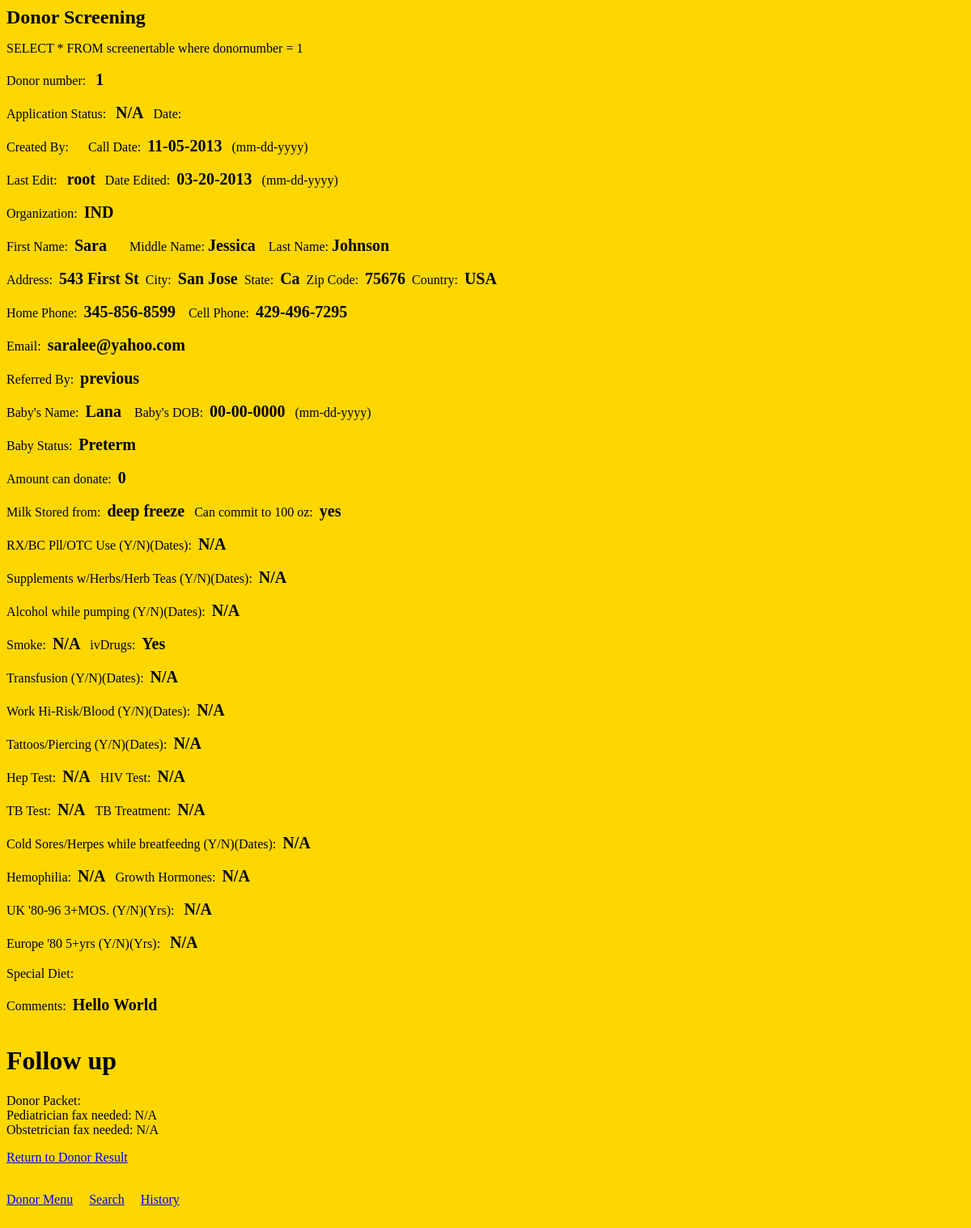
The page /mothersmilk/donor/donordsply.php?dnum=1 on the database as committed earlier.
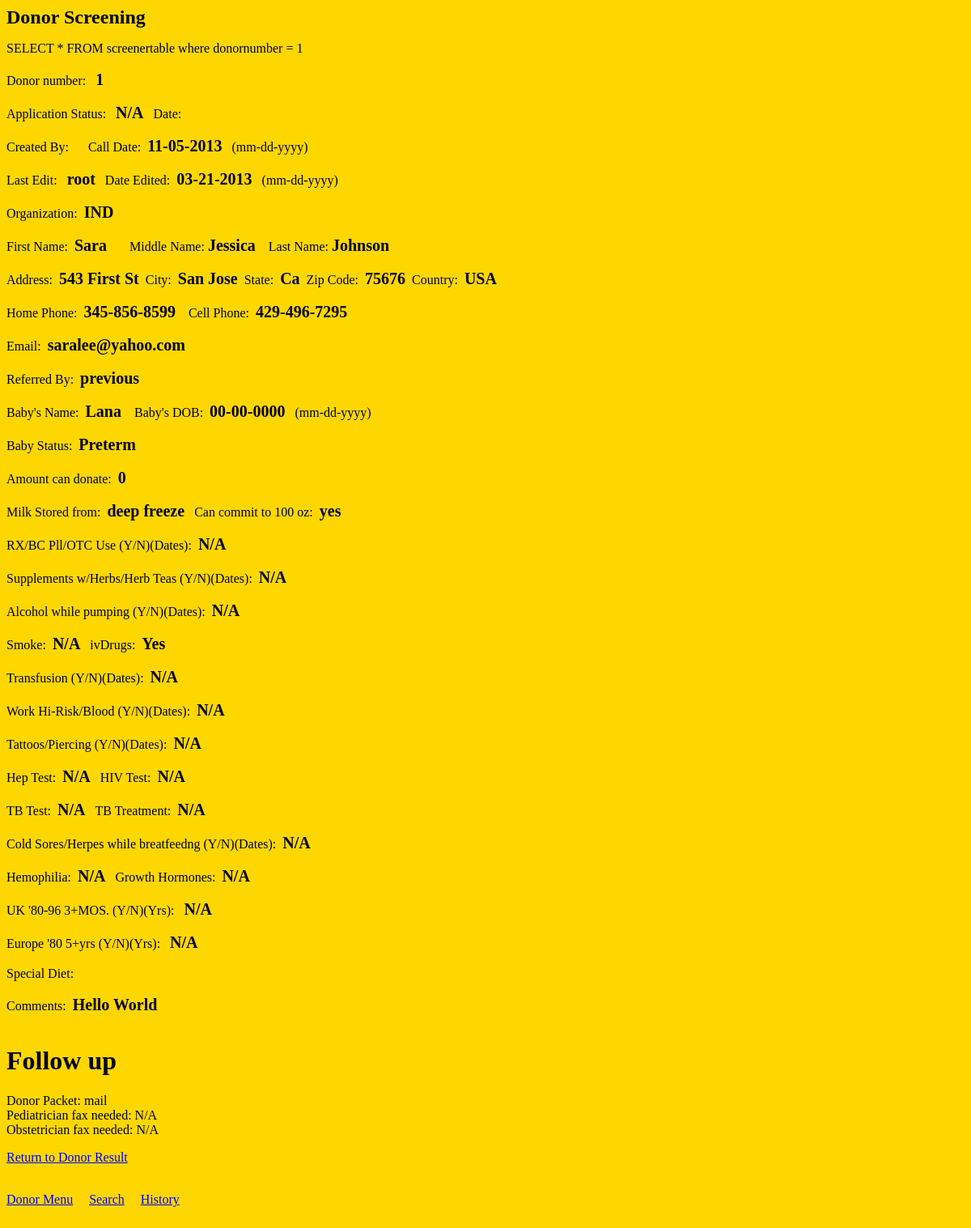
The same page on the database as committed later.
### tables this page shows
CREATE TABLE IF NOT EXISTS `screenertable` (
  `lastname` varchar(20) NOT NULL,
  `dairyfree` varchar(15) NOT NULL,
  `apstatus` varchar(15) DEFAULT NULL COMMENT 'application status',
  `dnrapdate` date NOT NULL COMMENT 'Donor  Application  Date (Call Date)',
  `donornumber` int(10) unsigned NOT NULL COMMENT 'donor number',
  `address` varchar(20) NOT NULL,
  `city` varchar(20) NOT NULL,
  `state` varchar(20) DEFAULT NULL,
  `zip` int(10) unsigned NOT NULL,
  `country` varchar(15) NOT NULL,
  `homephone` int(10) unsigned NOT NULL,
  `cellphone` int(10) unsigned NOT NULL,
  `babysname` varchar(20) NOT NULL COMMENT 'Baby''s Name',
  `email` varchar(30) NOT NULL COMMENT 'email address',
  `firstname` varchar(20) NOT NULL,
  `middlename` varchar(20) NOT NULL,
  `babysdob` date NOT NULL COMMENT 'Baby''s date of birth',
  `babystatus` varchar(15) NOT NULL,
  `referral` varchar(20) NOT NULL COMMENT 'How donor was referred',
  `donateamount` int(11) NOT NULL,
  `donatecommit` varchar(3) NOT NULL,
  `storefrom` varchar(15) NOT NULL,
  `milkcommit` varchar(4) NOT NULL,
  `herbs` varchar(25) NOT NULL,
  `alcohol` varchar(15) NOT NULL,
  `transfusion` varchar(15) NOT NULL,
  `createdby` varchar(20) NOT NULL,
  `lastedit` varchar(20) NOT NULL,
  `lasteditdate` date NOT NULL,
  `donorpacket` varchar(10) NOT NULL,
  `donorcomment` varchar(128) NOT NULL COMMENT 'Comments',
  `organization` varchar(5) NOT NULL,
  `rxbcdate` varchar(45) NOT NULL,
  `smoke` varchar(4) NOT NULL,
  `organizationother` varchar(45) NOT NULL,
  `rxbcchoose` varchar(5) NOT NULL,
  `herbschoose` varchar(5) NOT NULL,
  `alcoholchoose` varchar(5) NOT NULL,
  `ivDrug` varchar(5) NOT NULL,
  `transfusionchoose` varchar(5) NOT NULL,
  `workchoose` varchar(5) NOT NULL,
  `work` varchar(15) NOT NULL,
  `determinechoose` varchar(25) NOT NULL,
  `determine` varchar(15) NOT NULL,
  `heptest` varchar(5) NOT NULL,
  `tattooschoose` varchar(5) NOT NULL,
  `tattoos` varchar(15) NOT NULL,
  `hivtest` varchar(5) NOT NULL,
  `tbtest` varchar(5) NOT NULL,
  `tbtreat` varchar(5) NOT NULL,
  `herpeschoose` varchar(5) NOT NULL,
  `herpes` varchar(15) NOT NULL,
  `hemophilia` varchar(5) NOT NULL,
  `hormones` varchar(5) NOT NULL,
  `ukmoschoose` varchar(5) NOT NULL,
  `ukmos` varchar(15) NOT NULL,
  `eurochoose` varchar(5) NOT NULL,
  `euro` varchar(15) NOT NULL,
  `diet` varchar(10) NOT NULL,
  `process` varchar(5) NOT NULL,
  `donorpacketbymail` varchar(3) NOT NULL,
  `donorpacketbyemail` varchar(3) NOT NULL,
  `donorpacketbyfax` varchar(3) NOT NULL,
  `datesentpacket` varchar(10) NOT NULL,
  `staffinitdatesentpacket` varchar(5) NOT NULL,
  `datereceivedpacket` varchar(10) NOT NULL,
  `staffinitdatereceivedpacket` varchar(5) NOT NULL,
  `pedifaxneeded` varchar(3) NOT NULL,
  `datesentpedi` varchar(10) NOT NULL,
  `staffinitdatesentpedi` varchar(5) NOT NULL,
  `datereceivedpedi` varchar(10) NOT NULL,
  `staffinitdatereceivedpedi` varchar(5) NOT NULL,
  `obfaxneeded` varchar(3) NOT NULL,
  `datesentob` varchar(10) NOT NULL,
  `staffinitdatesentob` varchar(5) NOT NULL,
  `datereceivedob` varchar(10) NOT NULL,
  `staffinitdatereceivedob` varchar(5) NOT NULL,
  `other` text NOT NULL,
  `datesentother` varchar(10) NOT NULL,
  `staffinitdatesentother` varchar(5) NOT NULL,
  `datereceivedother` varchar(10) NOT NULL,
  `staffinitdatereceivedother` varchar(5) NOT NULL,
  `datepacketreview` varchar(10) NOT NULL,
  `packetreviewstatus` varchar(6) NOT NULL,
  `staffinitpacketreview` varchar(6) NOT NULL
);

### mothersmilk/donor/donordsply.php (the view, shortened to what this page needs)
<!DOCTYPE HTML PUBLIC "-//W3C//DTD HTML 4.0 Transitional//EN">
<HTML>
<HEAD>
<link type="text/css" rel="stylesheet" href="mystyle.css">
</HEAD>
<BODY LANG="en-US" DIR="LTR">
<P>
<?php
echo "<p><label class='boldtext'><font size=5>Donor Screening</font></label></p>\n";
$dnum = $_GET["dnum"];
$logtable = $_GET["logtable"];
$con = mysql_connect("localhost",$_SESSION["uname"],$_SESSION["pwd"]);
if (!$logtable)
   {
      $sql   = "SELECT * FROM screenertable where donornumber =  $dnum";
   }
else
   {
      $transactionnumber = $_GET["transactionnumber"];
      $sql   = "SELECT * FROM screenertablelog where donornumber =  $dnum and transactionnumber = $transactionnumber";
   }
echo $sql;
$result = mysql_query($sql, $con);
   $row = mysql_fetch_assoc($result);
$hphone = $row['homephone'];
$cphone = $row['cellphone'];
$hphoneac = substr($hphone,0,3);
$hphonepr = substr($hphone,3,3);
$hphonesu = substr($hphone,6,4);
$cphoneac = substr($cphone,0,3);
$cphonepr = substr($cphone,3,3);
$cphonesu = substr($cphone,6,4);
echo "Donor number:" . "&nbsp;&nbsp;&nbsp;" . "<label class='boldtext'>" . $dnum . "</label>";
echo "Application Status:" . "&nbsp;&nbsp;&nbsp;" . "<label class='boldtext'>" . $row['determinechoose'] . "</label>";
if ($row['determinechoose'] == "A"||"P"||"NP"||"F")
        {
            echo "&nbsp;&nbsp;&nbsp;Date:&nbsp;&nbsp;" . "<label class='boldtext'>" . $row['determine'] . "</label>";
        }
echo "Created By:" . "&nbsp;&nbsp;&nbsp;" . "<label class='boldtext'>" . $row['createdby'] . "</label>";
$tstdate = $row['dnrapdate'];
echo "&nbsp;&nbsp;&nbsp;Call Date:&nbsp;&nbsp;" . "<label class='boldtext'>" . substr($tstdate,5,2) . "-" .  substr($tstdate,8,2) . "-" . substr($tstdate,0,4) . "</label>" . "&nbsp;&nbsp;&nbsp;(mm-dd-yyyy)";
echo "Last Edit:" . "&nbsp;&nbsp;&nbsp;" . "<label class='boldtext'>" . $row['lastedit'] . "</label>";
$tstdate = $row['lasteditdate'];
echo "&nbsp;&nbsp;&nbsp;Date Edited:&nbsp;&nbsp;" . "<label class='boldtext'>" . substr($tstdate,5,2) . "-" .  substr($tstdate,8,2) . "-" . substr($tstdate,0,4) . "</label>" . "&nbsp;&nbsp;&nbsp;(mm-dd-yyyy)";
echo "Organization:&nbsp;&nbsp;". "<label class='boldtext'>".$row['organization']."</label>";
echo "First Name:&nbsp;&nbsp;" . "<label class='boldtext'>" . $row['firstname'] . "</label>";
echo "&nbsp;&nbsp;&nbsp;&nbsp;&nbsp;&nbsp;&nbsp;Middle Name:  " . "<label class='boldtext'>" . $row['middlename'] . "</label>";
echo "&nbsp;&nbsp;&nbsp;&nbsp;Last Name:  " . "<label class='boldtext'>" . $row['lastname'] . "</label>";
echo "Address:&nbsp;&nbsp;" . "<label class='boldtext'>" . $row['address'] . "</label>";
echo "&nbsp;&nbsp;City:&nbsp;&nbsp;" . "<label class='boldtext'>" . $row['city'] . "</label>";
echo "&nbsp;&nbsp;State:&nbsp;&nbsp;"  . "<label class='boldtext'>" . $row['state'] . "</label>";
echo "&nbsp;&nbsp;Zip Code:&nbsp;&nbsp;"  . "<label class='boldtext'>" . $row['zip'] . "</label>";
echo "&nbsp;&nbsp;Country:&nbsp;&nbsp;"  . "<label class='boldtext'>" . $row['country'] . "</label>";
echo "Home Phone:&nbsp;&nbsp;"  . "<label class='boldtext'>" . $hphoneac . "-" . $hphonepr . "-" . $hphonesu . "</label>";
echo "&nbsp;&nbsp;&nbsp;&nbsp;Cell Phone:&nbsp;&nbsp;"  . "<label class='boldtext'>" . $cphoneac . "-" . $cphonepr . "-" . $cphonesu . "</label>";
echo "Email:&nbsp;&nbsp;" . "<label class='boldtext'>" . $row['email'] . "</label>";
echo "Referred By:&nbsp;&nbsp;" . "<label class='boldtext'>" . $row['referral'] . "</label>";
echo "Baby's Name:&nbsp;&nbsp;" . "<label class='boldtext'>" . $row['babysname'] . "</label>";
$tstdate = $row['babysdob'];
echo "&nbsp;&nbsp;&nbsp;&nbsp;Baby's DOB:&nbsp;&nbsp;" . "<label class='boldtext'>" . substr($tstdate,5,2) . "-" .  substr($tstdate,8,2) . "-" . substr($tstdate,0,4) . "</label>" . "&nbsp;&nbsp;&nbsp;(mm-dd-yyyy)";
echo "Baby Status:&nbsp;&nbsp;" . "<label class='boldtext'>" . $row['babystatus'] . "</label>";
echo "Amount can donate:&nbsp;&nbsp;" . "<label class='boldtext'>" . $row['donateamount'] . "</label>";
echo "Milk Stored from:&nbsp;&nbsp;" . "<label class='boldtext'>" . $row['storefrom'] . "</label>";
echo "&nbsp;&nbsp;&nbsp;Can commit to 100 oz:&nbsp;&nbsp;" . "<label class='boldtext'>" . $row['milkcommit'] . "</label>";
echo "RX/BC Pll/OTC Use (Y/N)(Dates):&nbsp;&nbsp;" . "<label class='boldtext'>" . $row['rxbcchoose'] . "</label>";
echo "Supplements w/Herbs/Herb Teas (Y/N)(Dates):&nbsp;&nbsp;" . "<label class='boldtext'>" . $row['herbschoose'] . "</label>";
echo "Alcohol while pumping (Y/N)(Dates):&nbsp;&nbsp;" . "<label class='boldtext'>" . $row['alcoholchoose'] . "</label>";
echo "Smoke:&nbsp;&nbsp;" . "<label class='boldtext'>" . $row['smoke'] . "</label>";
echo "&nbsp;&nbsp;&nbsp;ivDrugs:&nbsp;&nbsp;" . "<label class='boldtext'>" . $row['ivDrug'] . "</label>";
echo "Transfusion (Y/N)(Dates):&nbsp;&nbsp;" . "<label class='boldtext'>" . $row['transfusionchoose'] . "</label>";
echo "Work Hi-Risk/Blood (Y/N)(Dates):&nbsp;&nbsp;" . "<label class='boldtext'>" . $row['workchoose'] . "</label>";
echo "Tattoos/Piercing (Y/N)(Dates):&nbsp;&nbsp;" . "<label class='boldtext'>" . $row['tattooschoose'] . "</label>";
echo "Hep Test:&nbsp;&nbsp;" . "<label class='boldtext'>" . $row['heptest'] . "</label>";
echo "&nbsp;&nbsp;&nbsp;HIV Test:&nbsp;&nbsp;" . "<label class='boldtext'>" . $row['hivtest'] . "</label>";
echo "TB Test:&nbsp;&nbsp;" . "<label class='boldtext'>" . $row['tbtest'] . "</label>";
echo "&nbsp;&nbsp;&nbsp;TB Treatment:&nbsp;&nbsp;" . "<label class='boldtext'>" . $row['tbtreat'] . "</label>";
echo "Cold Sores/Herpes while breatfeedng (Y/N)(Dates):&nbsp;&nbsp;" . "<label class='boldtext'>" . $row['herpeschoose'] . "</label>";
echo "Hemophilia:&nbsp;&nbsp;" . "<label class='boldtext'>" . $row['hemophilia'] . "</label>";
echo "&nbsp;&nbsp;&nbsp;Growth Hormones:&nbsp;&nbsp;" . "<label class='boldtext'>" . $row['hormones'] . "</label>";
echo "UK '80-96 3+MOS. (Y/N)(Yrs): &nbsp;&nbsp;" . "<label class='boldtext'>" . $row['ukmoschoose'] . "</label>";
echo "Europe '80 5+yrs (Y/N)(Yrs): &nbsp;&nbsp;" . "<label class='boldtext'>" . $row['eurochoose'] . "</label>";
echo "Special Diet:&nbsp;&nbsp;" . "<label class='boldtext'>" . $row['diet'] . "</label>";
echo "Comments:&nbsp;&nbsp;" . "<label class='boldtext'>" . $row['donorcomment'] . "</label>";
?>
<?php
include 'followupdsply.php';
?>
<?php
echo "<p><a href=\"./donorslt.php\">Return to Donor Result</a></p>\n";
echo "<a href=\"./donormenu.php\">Donor Menu</a>\n";
echo "&nbsp;&nbsp;&nbsp;&nbsp;<a href=\"./donorsearch.php\">Search</a>\n";
echo "&nbsp;&nbsp;&nbsp;&nbsp;<a href=\"./donorlog.php?dnum=$dnum\">History</a>\n";
?>
</P>
<P><BR><BR>
</BODY>
</HTML>

### mothersmilk/donor/followupdsply.php (shortened to what this page needs)
<h1> Follow up </h1>
<?php
	echo "<div><label>Donor Packet:</label>";
if ($row['donorpacketbymail'] != '')
{
	echo " <span>mail</span>";
}
echo "</div>";
echo "<div><label>Pediatrician fax needed:</label> <span>".$row['pedifaxneeded']. "</span>";
echo "</div>";
echo "<div><label>Obstetrician fax needed:</label> <span>".$row['obfaxneeded']. "</span>";
echo "</div>";
?>

### mothersmilk/donor/mystyle.css (style rules this page uses)
.boldtext { font-weight: bold; font-family: times; font-size:20px; }
body { background-color: #FFD700; }

Rows that differ between the two databases and show on the page:
changed screenertable "N/A": lasteditdate "20" → "21"
Other text that changed with them:
text now shown: "mail"
